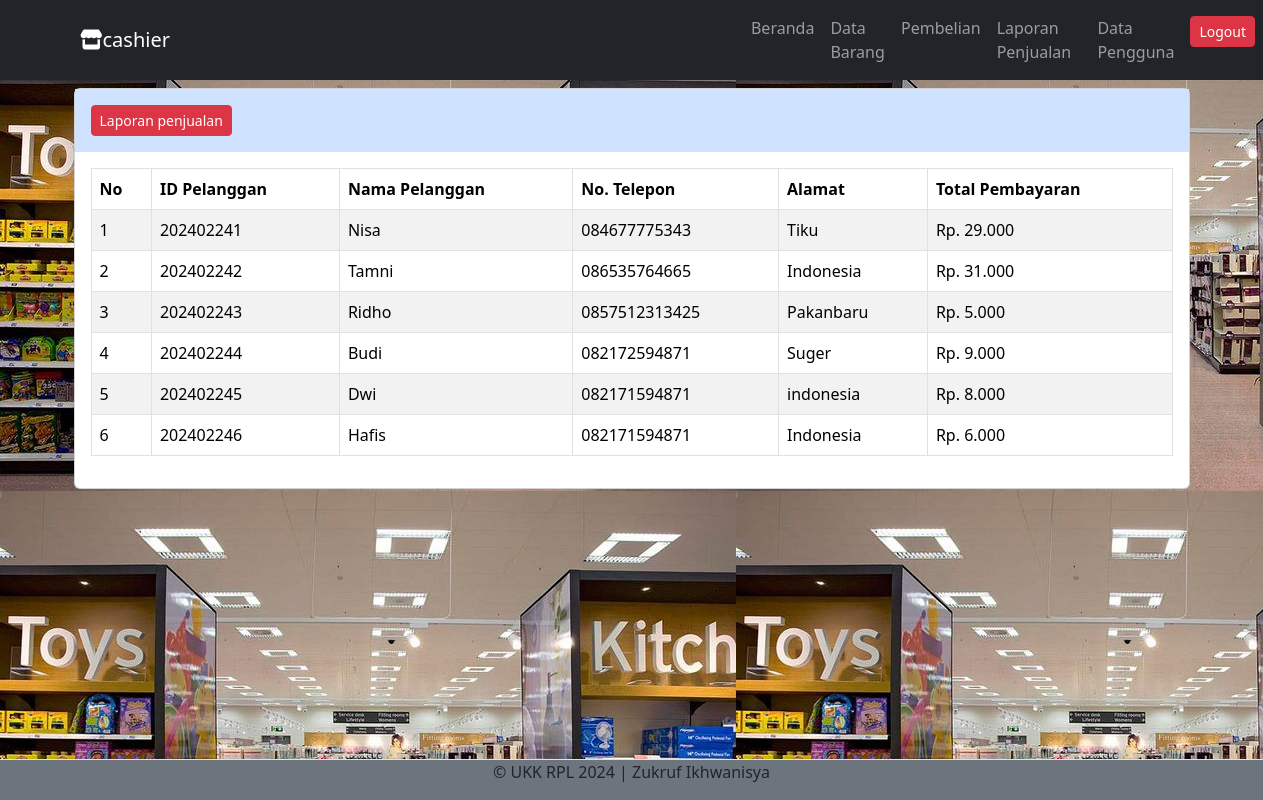
Page /administrator/laporanpembelian.php (signed in) on the committed database.
### tables this page shows
CREATE TABLE `penjualan` (
  `PenjualanID` int(11) NOT NULL,
  `TanggalPenjualan` date NOT NULL,
  `TotalHarga` decimal(10,2) NOT NULL,
  `PelangganID` int(11) NOT NULL
);

CREATE TABLE `pelanggan` (
  `PelangganID` int(11) NOT NULL,
  `NamaPelanggan` varchar(255) NOT NULL,
  `Alamat` text NOT NULL,
  `NomorTelepon` varchar(15) NOT NULL
);

### administrator/laporanpembelian.php (the view, shortened to what this page needs)
<?php
include "header.php";
include "navbar.php";
?>
<div class="container">
<div class="card mt-2">
	<div class="card-body bg-primary-subtle">
	<a href="laporanpenjualan.php" target="_blank" class="btn btn-danger btn-sm">Laporan  penjualan</a>
	</div>
	<div class="card-body">
		<table class="table table-striped table-bordered data">
			<thead>
				<tr>
					<th>No</th>
					<th>ID Pelanggan</th>
					<th>Nama Pelanggan</th>
					<th>No. Telepon</th>
					<th>Alamat</th>
					<th>Total Pembayaran</th>
				</tr>
			</thead>
			<tbody>
				<?php
				include '../koneksi.php';
				$no = 1;
				$data = mysqli_query($koneksi,"SELECT * FROM pelanggan INNER JOIN penjualan ON pelanggan.PelangganID=penjualan.PelangganID");
				while($d = mysqli_fetch_array($data)){
					?>
					<tr>
						<td><?php echo $no++; ?></td>
						<td><?php echo $d['PelangganID']; ?></td>
						<td><?php echo $d['NamaPelanggan']; ?></td>
						<td><?php echo $d['NomorTelepon']; ?></td>
						<td><?php echo $d['Alamat']; ?></td>
						<td>Rp. <?php echo number_format($d['TotalHarga'], 0,',','.') ?></td>
					</tr>
				<?php } ?>
			</tbody>
		</table>
	</div>
</div>
<?php
include "footer.php";
?>

### administrator/css.css (style rules this page uses)
body { background-image:url("bc1.jpg"); }

### rows in the picture
penjualan: PelangganID "202402241", PelangganID.NamaPelanggan "Nisa", PelangganID.NomorTelepon "084677775343", PelangganID.Alamat "Tiku", TotalHarga "29.000"
penjualan: PelangganID "202402242", PelangganID.NamaPelanggan "Tamni", PelangganID.NomorTelepon "086535764665", PelangganID.Alamat "Indonesia", TotalHarga "31.000"
penjualan: PelangganID "202402243", PelangganID.NamaPelanggan "Ridho", PelangganID.NomorTelepon "0857512313425", PelangganID.Alamat "Pakanbaru", TotalHarga "5.000"
penjualan: PelangganID "202402244", PelangganID.NamaPelanggan "Budi", PelangganID.NomorTelepon "082172594871", PelangganID.Alamat "Suger", TotalHarga "9.000"
penjualan: PelangganID "202402245", PelangganID.NamaPelanggan "Dwi", PelangganID.NomorTelepon "082171594871", PelangganID.Alamat "indonesia", TotalHarga "8.000"
penjualan: PelangganID "202402246", PelangganID.NamaPelanggan "Hafis", PelangganID.NomorTelepon "082171594871", PelangganID.Alamat "Indonesia", TotalHarga "6.000"
